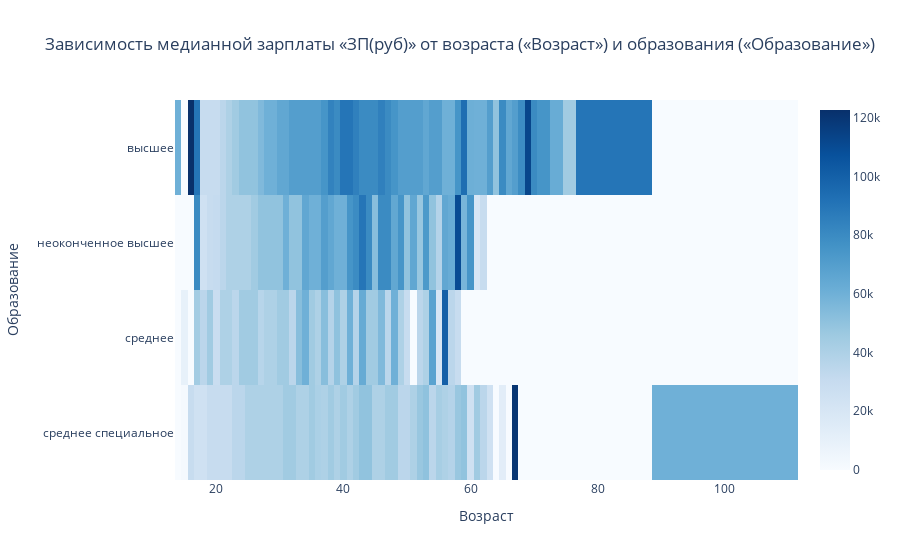

The notebook cell this image was saved under:
### Markdown cell above
7. Постройте сводную таблицу, иллюстрирующую зависимость **медианной** желаемой заработной платы от возраста (**"Возраст"**) и образования (**"Образование"**). На полученной сводной таблице постройте **тепловую карту**. Проанализируйте тепловую карту, сравнив показатели внутри групп.

### Code cell
# ваш код здесь
pivot_df = df.pivot_table(index='Образование', columns='Возраст', values='ЗП(руб)', aggfunc='median', fill_value=0)
fig = px.imshow(
    pivot_df,
    aspect = 'auto',
    color_continuous_scale = 'blues',
    title = 'Зависимость медианной зарплаты «ЗП(руб)» от возраста («Возраст») и образования («Образование»)'
)
fig.show()
fig.write_html("/home/mur/Attest1/plotly/imshow7.html")

### Figure 1 — Plotly figure (JSON) as saved in the notebook; plotly's stock layout.template omitted (floating-point values rounded to 4 significant figures; data arrays with more than 128 entries replaced by an {"elided": "..."} marker saying what was removed)
{"data": [{"coloraxis": "coloraxis", "hovertemplate": "Возраст: %{x}<br>Образование: %{y}<br>color: %{z}<extra></extra>", "name": "0", "type": "heatmap", "x": [14, 15, 16, 17, 18, 19, 20, 21, 22, 23, 24, 25, 26, 27, 28, 29, 30, 31, 32, 33, 34, 35, 36, 37, 38, 39, 40, 41, 42, 43, 44, 45, 46, 47, 48, 49, 50, 51, 52, 53, 54, 55, 56, 57, 58, 59, 60, 61, 62, 63, 64, 65, 66, 67, 68, 69, 70, 71, 72, 73, 76, 77, 100], "xaxis": "x", "y": ["высшее", "неоконченное высшее", "среднее", "среднее специальное"], "yaxis": "y", "z": {"elided": "4x63 float values"}}], "layout": {"coloraxis": {"colorscale": [[0, "rgb(247,251,255)"], [0.125, "rgb(222,235,247)"], [0.25, "rgb(198,219,239)"], [0.375, "rgb(158,202,225)"], [0.5, "rgb(107,174,214)"], [0.625, "rgb(66,146,198)"], [0.75, "rgb(33,113,181)"], [0.875, "rgb(8,81,156)"], [1, "rgb(8,48,107)"]]}, "title": {"text": "Зависимость медианной зарплаты «ЗП(руб)» от возраста («Возраст») и образования («Образование»)"}, "xaxis": {"anchor": "y", "domain": [0, 1], "title": {"text": "Возраст"}}, "yaxis": {"anchor": "x", "autorange": "reversed", "domain": [0, 1], "title": {"text": "Образование"}}}}
